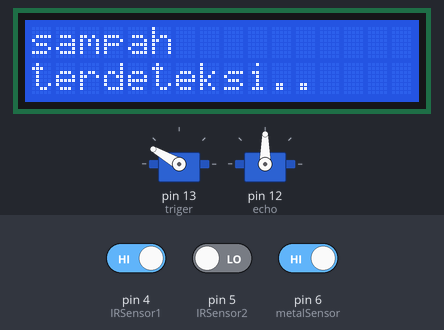
Recording of a sketch running on a simulated Arduino Uno, built with avr-gcc and run on an emulated ATmega328P. Shown: 2 × servo, 16×2 character LCD. The test bench sets the inputs (shaded band); at power-on: pin 6 (metalSensor) HIGH, pin 5 (IRSensor2) LOW, pin 4 (IRSensor1) HIGH.

Above: at 2.3 s.
2.4 s: pin 6 (metalSensor) driven LOW
At 5.0 s:
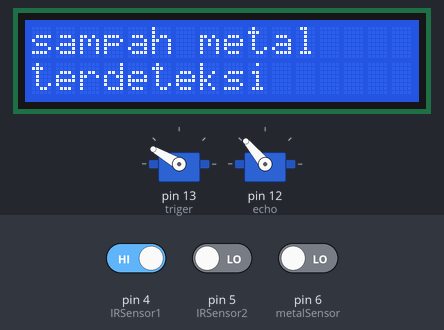
6.7 s: pin 5 (IRSensor2) driven HIGH
At 8.9 s:
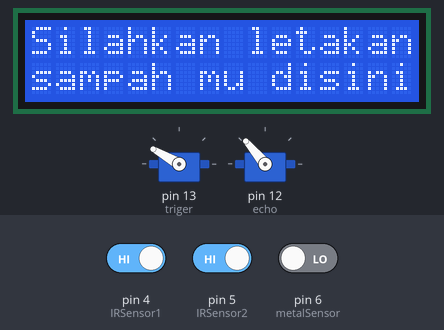
9.5 s: pin 5 (IRSensor2) driven LOW
At 12.2 s:
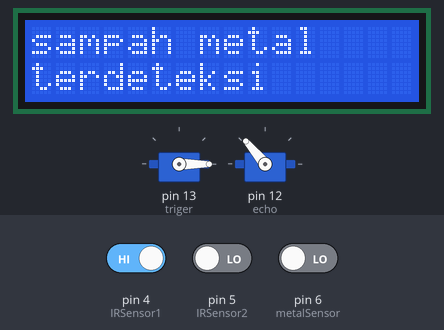
13.9 s: pin 6 (metalSensor) driven HIGH
At 17.2 s:
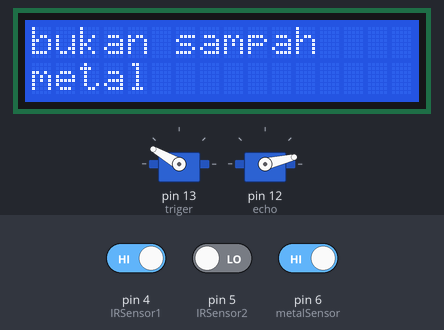
19.1 s: pin 5 (IRSensor2) driven HIGH
At 20.1 s:
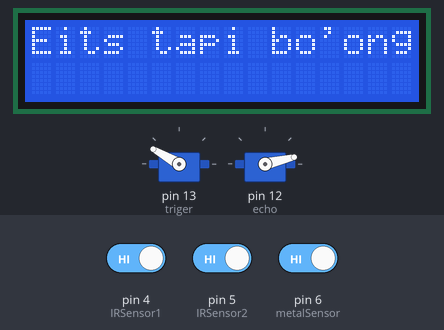
21.8 s: pin 4 (IRSensor1) driven LOW
At 24.5 s:
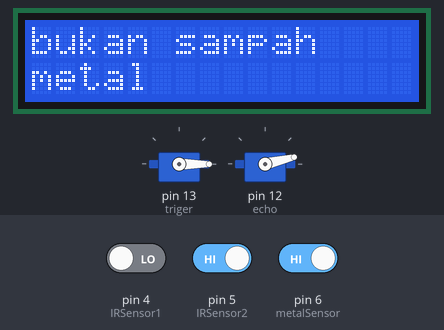
Timing chart, 0 to 26.3 s (numbered marks = the images above; inputs shaded):
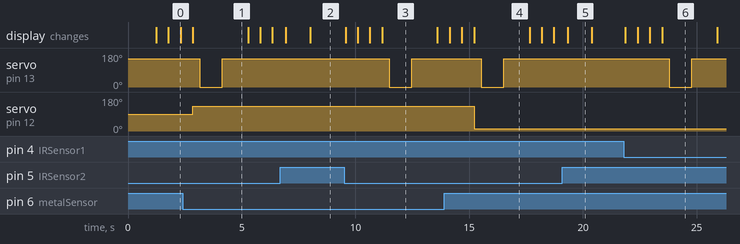

Measured:
- after the input at 2.4 s, servo on pin 12 (echo): 90° → 130° after 0.45 s; the display: changes after 0.45 s (image 1)
- after the input at 6.7 s, servo on pin 13 (triger): stays 150° (without the input it goes to 0° after 0.49 s); the display: first changes after 0.25 s (image 2 shows a later state)
- after the input at 9.5 s, servo on pin 13 (triger): 150° → 0° after 2.0 s, → 150° 1.0 s later; the display: first changes after 0.06 s (image 3 shows a later state)
- after the input at 13.9 s, servo on pin 12 (echo): 130° → 13° after 1.3 s; the display: first differs from a run without the input after 1.3 s (image 4)
- after the input at 19.1 s, servo on pin 13 (triger): stays 150° (without the input it goes to 0° after 0.47 s); the display: changes after 0.23 s (image 5)
- after the input at 21.8 s, servo on pin 13 (triger): 150° → 0° after 2.0 s, → 150° 1.0 s later; the display: first changes after 0.06 s (image 6 shows a later state)
- what the display in image 1 shows lasts 2.4 s, from 2.9 s to 5.3 s

The sketch:

uno.ino
```cpp
#include <Servo.h>
#include <LiquidCrystal_I2C.h>

// shortcuts
#define log Serial.println
#define diputer .write
#define bacaBenda (!digitalRead(IRSensor1)) || (!digitalRead(IRSensor2))
#define detik *1000

// inputs
#define metalSensor 6
#define IRSensor1 4
#define IRSensor2 5

// distanceSensor
#define echo 12
#define triger 13

// global variables
const int inputs[] = {metalSensor, IRSensor1, IRSensor2};

// servo
#define servoAtas 13
#define servoBawah 12

const int servoPin[] = {servoAtas, servoBawah};
Servo servo[sizeof(servoPin) / sizeof(servoPin[0])];
#define atas [0]
#define bawah [1]

// rotations
#define posisiTumpah 0
#define posisiTutup 15
#define posisiBuka 150
#define metalRotation 130
#define nonMetalRotation 13

// LCD
#define LCD_ROW 2
#define LCD_COLMN 16
LiquidCrystal_I2C lcd_(0x27, LCD_COLMN, LCD_ROW);

// lcd function
struct
{
    String currentText[2];
    unsigned long int nextUpdate, updateDelay;
    bool comingUpdate = false;
    bool initialized = false;

    // replace all text with this one
    void print(String top, String bottom = "", bool force = false)
    {
        if (top == currentText[0] && bottom == currentText[1] && !force)
            return;
        if (!initialized)
        {
            lcd_.begin();
            initialized = true;
        }

        String text[2] = {top, bottom};
        if (force)
            lcd_.clear();
        // update the text
        for (int y = 0; y < LCD_ROW; y++)
        {
            lcd_.setCursor(0, y);
            if (force)
                lcd_.print(text[y]);
            else
                for (int x = 0; x < LCD_COLMN + 1; x++)
                {
                    lcd_.setCursor(x, y);
                    if (!force && currentText[y][x] != text[y][x])
                        if (text[y].length() > x)
                            lcd_.print(String(text[y][x]));
                        else
                            lcd_.print(F(" "));
                }
        }
        currentText[0] = top;
        currentText[1] = bottom;
    }
} lcd;

void setup()
{
    Serial.begin(115200);

    // pinmodes
    for (int i = 0; i < sizeof(inputs) / sizeof(inputs[0]); i++)
        pinMode(inputs[i], INPUT);
    for (int i = 0; i < sizeof(servoPin) / sizeof(servoPin[0]); i++)
        servo[i].attach(servoPin[i]);
    servo atas diputer(posisiBuka);
    lcd.print(F("Selamat datang"), F("Robobin"));
    delay(1 detik);
}

void loop()
{
    lcd.print(F("Silahkan letakan"), F("sampah mu disini"));
    bool trashDetected = bacaBenda;

    // if theris trash
    if (trashDetected)
    {
        String bottom = F("terdeteksi");
        for (int i = 0; i < 3; i++)
        {
            bottom += F(".");
            lcd.print(F("sampah"), bottom);
            delay(500);
        }
        bool isMetal = !digitalRead(metalSensor);
        lcd.print(isMetal ? F("sampah metal") : F("bukan sampah"), isMetal ? F("terdeteksi") : F("metal"));
        trashDetected = bacaBenda;

        if (!trashDetected){
            lcd.print(F("Eits tapi bo'ong"));
            delay(1 detik);
            return;
        }

        servo bawah diputer(isMetal ? metalRotation : nonMetalRotation);
        delay(300);
        servo atas diputer(posisiTumpah);
        delay(1000);
        servo atas diputer(posisiBuka);
        delay(1000);
    }
}
```
